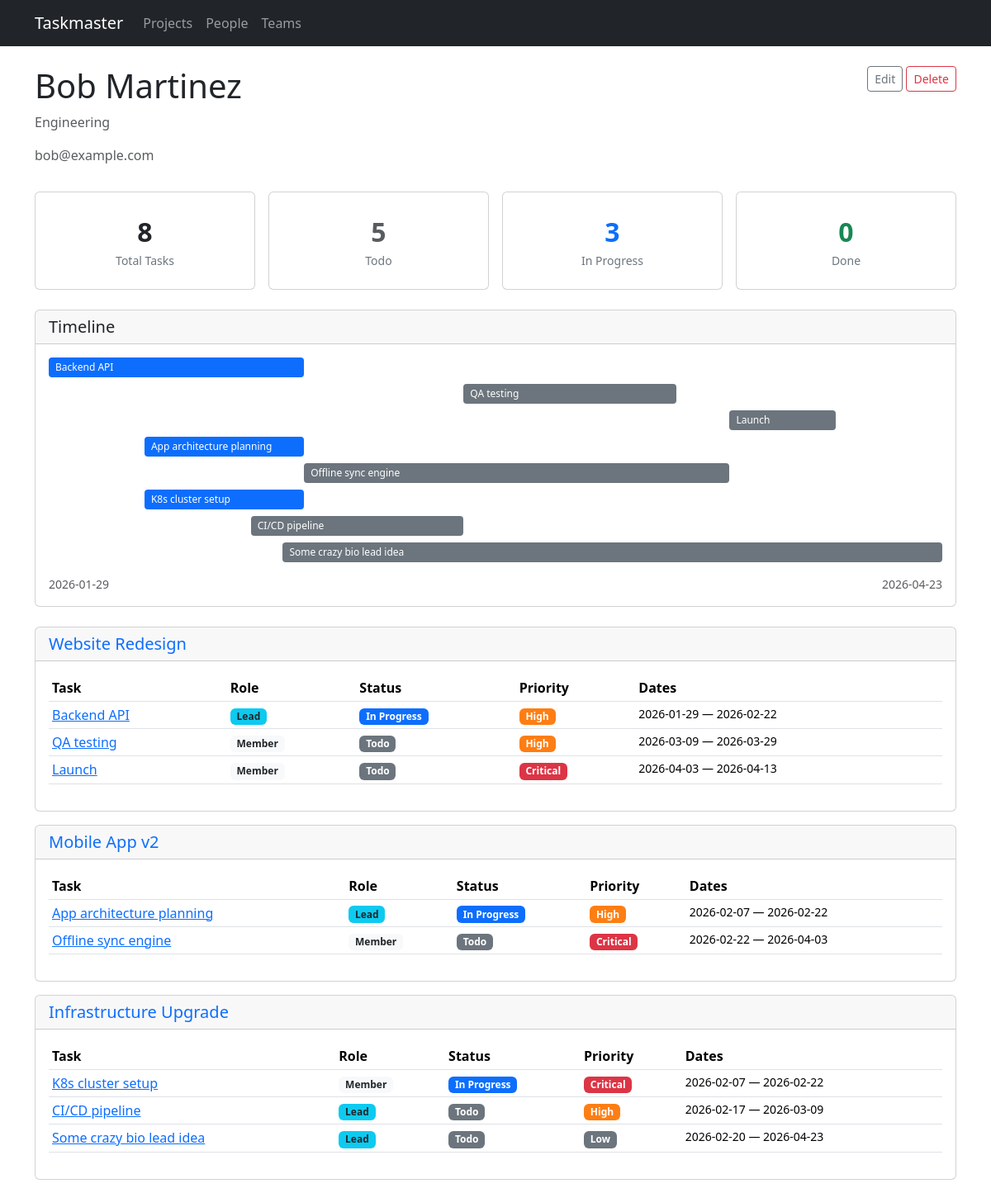
/people/2, run on an earlier commit of the app's database.
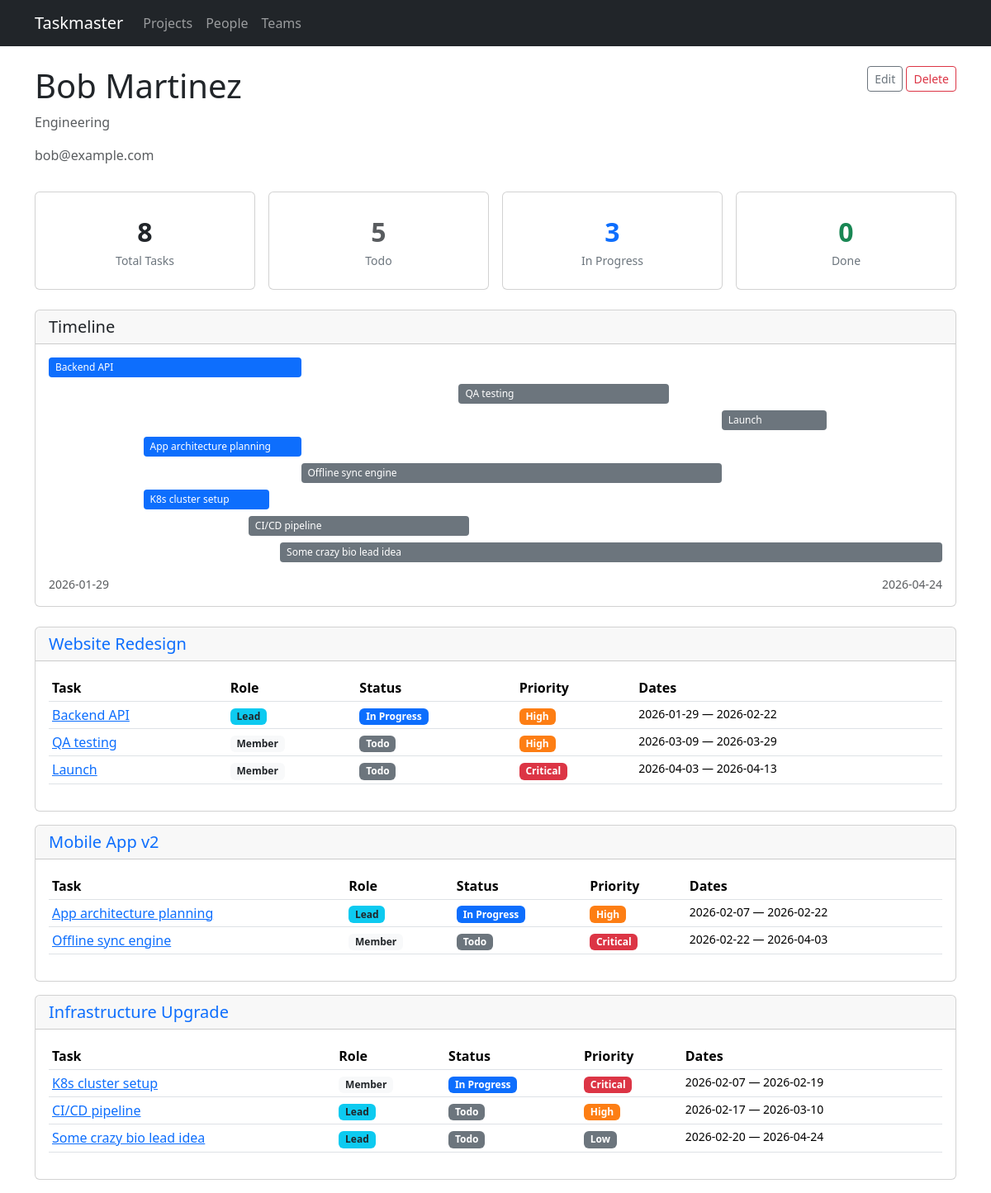
And on a later commit of the database.
### models.py (models this page shows, shortened)
class Person(db.Model):
    id = db.Column(db.Integer, primary_key=True)
    name = db.Column(db.String(120), nullable=False)
    email = db.Column(db.String(120))
    team_id = db.Column(db.Integer, db.ForeignKey('team.id'))
    assignments = db.relationship('TaskAssignment', backref='person', lazy=True)

class Team(db.Model):
    id = db.Column(db.Integer, primary_key=True)
    name = db.Column(db.String(120), nullable=False)
    members = db.relationship('Person', backref='team', lazy=True)

class Task(db.Model):
    id = db.Column(db.Integer, primary_key=True)
    title = db.Column(db.String(200), nullable=False)
    description = db.Column(db.Text)
    project_id = db.Column(db.Integer, db.ForeignKey('project.id'), nullable=False)
    start_date = db.Column(db.Date, nullable=False)
    end_date = db.Column(db.Date, nullable=False)
    status = db.Column(db.String(20), default='todo')  # todo, in_progress, done
    priority = db.Column(db.String(20), default='medium')  # low, medium, high, critical
    assignments = db.relationship('TaskAssignment', backref='task', lazy=True,
                                   cascade='all, delete-orphan')
    tags = db.relationship('Tag', secondary=task_tags, backref=db.backref('tasks', lazy=True))
    status_updates = db.relationship('StatusUpdate', backref='task', lazy=True,
                                     order_by='StatusUpdate.created_at.desc()',
                                     cascade='all, delete-orphan')
    dependencies = db.relationship(
        'Task',
        secondary='task_dependency',
        primaryjoin='Task.id == TaskDependency.task_id',
        secondaryjoin='Task.id == TaskDependency.depends_on_id',
        backref=db.backref('dependents', lazy=True),
        lazy=True,
    )
    @property
    def lead(self):
        for a in self.assignments:
            if a.is_lead:
                return a.person
        return None

class Project(db.Model):
    id = db.Column(db.Integer, primary_key=True)
    name = db.Column(db.String(200), nullable=False)
    description = db.Column(db.Text)
    start_date = db.Column(db.Date)
    end_date = db.Column(db.Date)
    status = db.Column(db.String(20), default='active')  # active, completed, on_hold
    tasks = db.relationship('Task', backref='project', lazy=True, cascade='all, delete-orphan')

### routes/people.py (the view)
@bp.route('/people/<int:id>')
def detail(id):
    person = Person.query.get_or_404(id)
    person_tasks = [a.task for a in person.assignments]
    tasks_by_project = {}
    for task in person_tasks:
        proj = task.project
        if proj.id not in tasks_by_project:
            tasks_by_project[proj.id] = {'project': proj, 'tasks': []}
        tasks_by_project[proj.id]['tasks'].append(task)
    return render_template('people/detail.html', person=person,
                           person_tasks=person_tasks,
                           tasks_by_project=tasks_by_project)

### templates/people/detail.html (shortened to what this page needs)
{% extends "base.html" %}
{% block content %}
<div class="d-flex justify-content-between align-items-start mb-3">
    <div>
        <h1>{{ person.name }}</h1>
        {% if person.team %}<p class="text-muted">{{ person.team.name }}</p>{% endif %}
        {% if person.email %}<p class="text-muted">{{ person.email }}</p>{% endif %}
    </div>
    <div>
        <a href="{{ url_for('people.edit_person', id=person.id) }}" class="btn btn-outline-secondary btn-sm">Edit</a>
        <form method="post" action="{{ url_for('people.delete_person', id=person.id) }}" class="d-inline"
              onsubmit="return confirm('Delete this person?')">
            <button type="submit" class="btn btn-outline-danger btn-sm">Delete</button>
        </form>
    </div>
</div>
{% set total = person_tasks|length %}
{% set todo = person_tasks|selectattr('status', 'equalto', 'todo')|list|length %}
{% set in_prog = person_tasks|selectattr('status', 'equalto', 'in_progress')|list|length %}
{% set done_count = person_tasks|selectattr('status', 'equalto', 'done')|list|length %}
<div class="row g-3 mb-4">
    <div class="col-md-3"><div class="card stat-card"><div class="stat-number">{{ total }}</div><div class="stat-label">Total Tasks</div></div></div>
    <div class="col-md-3"><div class="card stat-card"><div class="stat-number text-muted">{{ todo }}</div><div class="stat-label">Todo</div></div></div>
    <div class="col-md-3"><div class="card stat-card"><div class="stat-number text-primary">{{ in_prog }}</div><div class="stat-label">In Progress</div></div></div>
    <div class="col-md-3"><div class="card stat-card"><div class="stat-number text-success">{{ done_count }}</div><div class="stat-label">Done</div></div></div>
</div>
{% if person_tasks %}
<div class="card mb-4">
    <div class="card-header"><h5 class="mb-0">Timeline</h5></div>
    <div class="card-body">
        {% set all_tasks = person_tasks %}
        {% set min_date = all_tasks|map(attribute='start_date')|min %}
        {% set max_date = all_tasks|map(attribute='end_date')|max %}
        {% set total_days = (max_date - min_date).days if max_date != min_date else 1 %}
        <div style="position: relative; min-height: {{ all_tasks|length * 32 }}px;">
            {% for task in all_tasks %}
            {% set offset_days = (task.start_date - min_date).days %}
            {% set duration_days = (task.end_date - task.start_date).days %}
            {% set left_pct = (offset_days / total_days * 100) %}
            {% set width_pct = (duration_days / total_days * 100) %}
            <div class="timeline-bar badge-{{ task.status }}"
                 style="position: absolute; top: {{ loop.index0 * 32 }}px; left: {{ left_pct }}%; width: {{ [width_pct, 5]|max }}%;"
                 title="{{ task.title }} ({{ task.start_date }} to {{ task.end_date }})">
                <a href="{{ url_for('tasks.detail', id=task.id) }}" class="text-white text-decoration-none">{{ task.title }}</a>
            </div>
            {% endfor %}
        </div>
        <div class="d-flex justify-content-between mt-2 small text-muted">
            <span>{{ min_date }}</span>
            <span>{{ max_date }}</span>
        </div>
    </div>
</div>
{% endif %}
{% if tasks_by_project %}
{% for proj_id, group in tasks_by_project.items() %}
<div class="card mb-3">
    <div class="card-header">
        <h5 class="mb-0">
            <a href="{{ url_for('projects.detail', id=group.project.id) }}" class="text-decoration-none">
                {{ group.project.name }}
            </a>
        </h5>
    </div>
    <div class="card-body">
        <div class="table-responsive">
            <table class="table table-hover table-sm">
                <thead>
                    <tr><th>Task</th><th>Role</th><th>Status</th><th>Priority</th><th>Dates</th></tr>
                </thead>
                <tbody>
                    {% for task in group.tasks %}
                    <tr>
                        <td><a href="{{ url_for('tasks.detail', id=task.id) }}">{{ task.title }}</a></td>
                        <td>
                            {% if task.lead and task.lead.id == person.id %}
                            <span class="badge bg-info text-dark">Lead</span>
                            {% else %}
                            <span class="badge bg-light text-dark">Member</span>
                            {% endif %}
                        </td>
                        <td><span class="badge badge-{{ task.status }}">{{ task.status | replace('_', ' ') | title }}</span></td>
                        <td><span class="badge badge-{{ task.priority }}">{{ task.priority | title }}</span></td>
                        <td class="small">{{ task.start_date }} &mdash; {{ task.end_date }}</td>
                    </tr>
                    {% endfor %}
                </tbody>
            </table>
        </div>
    </div>
</div>
{% endfor %}
{% else %}
<div class="text-center py-5">
    <p class="text-muted">No tasks assigned to this person yet.</p>
</div>
{% endif %}
{% endblock %}

### templates/base.html (shortened to what this page needs)
<!DOCTYPE html>
<html lang="en">
<head>
    <link href="https://cdn.jsdelivr.net/npm/bootstrap@5.3.3/dist/css/bootstrap.min.css" rel="stylesheet">
    <link rel="stylesheet" href="https://cdn.jsdelivr.net/npm/frappe-gantt@0.6.1/dist/frappe-gantt.min.css">
    <link rel="stylesheet" href="{{ url_for('static', filename='style.css') }}">
</head>
<body>
    <nav class="navbar navbar-expand-lg navbar-dark bg-dark">
        <div class="container">
            <a class="navbar-brand" href="{{ url_for('index') }}">Taskmaster</a>
            <div class="collapse navbar-collapse" id="navbarNav">
                <ul class="navbar-nav">
                    <li class="nav-item">
                        <a class="nav-link" href="{{ url_for('projects.list_projects') }}">Projects</a>
                    </li>
                    <li class="nav-item">
                        <a class="nav-link" href="{{ url_for('people.list_people') }}">People</a>
                    </li>
                    <li class="nav-item">
                        <a class="nav-link" href="{{ url_for('teams.list_teams') }}">Teams</a>
                    </li>
                </ul>
            </div>
        </div>
    </nav>
    <main class="container mt-4">
        {% block content %}{% endblock %}
    </main>
</body>
</html>

### static/style.css (style rules this page uses)
.badge-low { background-color: #6c757d; }
.badge-high { background-color: #fd7e14; }
.badge-critical { background-color: #dc3545; }
.badge-todo { background-color: #6c757d; }
.badge-in_progress { background-color: #0d6efd; }
.timeline-bar { height: 24px; border-radius: 4px; position: relative; margin-bottom: 4px; font-size: 0.75rem; line-height: 24px; padding: 0 8px; color: white; white-space: nowrap; overflow: hidden; text-overflow: ellipsis; }
.stat-card { text-align: center; padding: 1.5rem; }
.stat-card .stat-number { font-size: 2rem; font-weight: bold; }
.stat-card .stat-label { color: #6c757d; font-size: 0.875rem; }

What changed in the data, as far as the page shows it:
changed Task "K8s cluster setup": end_date "2026-02-22" → "2026-02-19"
changed Task "CI/CD pipeline": end_date "2026-03-09" → "2026-03-10"
changed Task "Some crazy bio lead idea": end_date "2026-04-23" → "2026-04-24"
